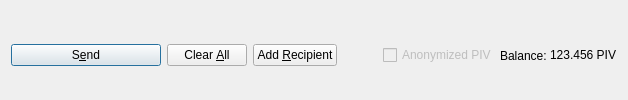
         <widget class="QFrame" name="frame_Send">
          <layout class="QHBoxLayout" name="horizontalLayout">
           <property name="bottomMargin">
            <number>0</number>
           </property>
           <item>
            <widget class="QPushButton" name="sendButton">
             <property name="minimumSize">
              <size>
               <width>150</width>
               <height>0</height>
              </size>
             </property>
             <property name="toolTip">
              <string>Confirm the send action</string>
             </property>
             <property name="text">
              <string>S&amp;end</string>
             </property>
             <property name="icon">
              <iconset resource="../pivx.qrc">
               <normaloff>:/icons/send</normaloff>:/icons/send</iconset>
             </property>
             <property name="autoDefault">
              <bool>false</bool>
             </property>
             <property name="default">
              <bool>true</bool>
             </property>
            </widget>
           </item>
           <item>
            <widget class="QPushButton" name="clearButton">
             <property name="sizePolicy">
              <sizepolicy hsizetype="Minimum" vsizetype="Fixed">
               <horstretch>0</horstretch>
               <verstretch>0</verstretch>
              </sizepolicy>
             </property>
             <property name="toolTip">
              <string>Clear all fields of the form.</string>
             </property>
             <property name="text">
              <string>Clear &amp;All</string>
             </property>
             <property name="icon">
              <iconset resource="../pivx.qrc">
               <normaloff>:/icons/remove</normaloff>:/icons/remove</iconset>
             </property>
             <property name="autoDefault">
              <bool>false</bool>
             </property>
            </widget>
           </item>
           <item>
            <widget class="QPushButton" name="addButton">
             <property name="toolTip">
              <string>Send to multiple recipients at once</string>
             </property>
             <property name="text">
              <string>Add &amp;Recipient</string>
             </property>
             <property name="icon">
              <iconset resource="../pivx.qrc">
               <normaloff>:/icons/add</normaloff>:/icons/add</iconset>
             </property>
             <property name="autoDefault">
              <bool>false</bool>
             </property>
            </widget>
           </item>
           <item>
            <spacer name="horizontalSpacer">
             <property name="orientation">
              <enum>Qt::Horizontal</enum>
             </property>
             <property name="sizeHint" stdset="0">
              <size>
               <width>40</width>
               <height>20</height>
              </size>
             </property>
            </spacer>
           </item>
           <item>
            <layout class="QHBoxLayout" name="horizontalLayout_2">
             <property name="spacing">
              <number>3</number>
             </property>
             <item>
              <widget class="QCheckBox" name="checkzPIV">
               <property name="enabled">
                <bool>false</bool>
               </property>
               <property name="text">
                <string>Anonymized PIV</string>
               </property>
              </widget>
             </item>
             <item>
              <widget class="QLabel" name="label">
               <property name="text">
                <string>Balance:</string>
               </property>
              </widget>
             </item>
             <item>
              <widget class="QLabel" name="labelBalance">
               <property name="sizePolicy">
                <sizepolicy hsizetype="Preferred" vsizetype="Fixed">
                 <horstretch>0</horstretch>
                 <verstretch>0</verstretch>
                </sizepolicy>
               </property>
               <property name="cursor">
                <cursorShape>IBeamCursor</cursorShape>
               </property>
               <property name="text">
                <string notr="true">123.456 PIV</string>
               </property>
               <property name="textInteractionFlags">
                <set>Qt::LinksAccessibleByMouse|Qt::TextSelectableByKeyboard|Qt::TextSelectableByMouse</set>
               </property>
              </widget>
             </item>
            </layout>
           </item>
          </layout>
         </widget>
